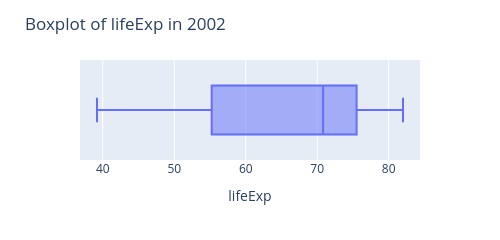
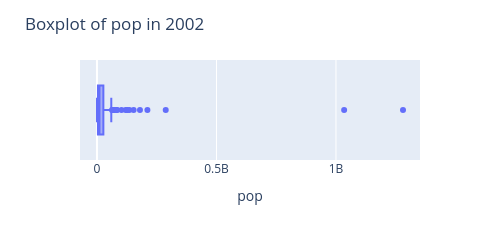
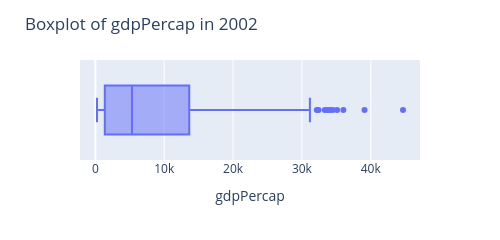

The notebook cell these images were saved under, in order:
### Code cell
# boxplots give a complementary view (median, IQR, outliers)
for col in ['lifeExp', 'pop', 'gdpPercap']:
    fig = px.box(data2002, x=col, hover_name='country', points='outliers')
    fig.update_layout(width=500, height=220, title=f'Boxplot of {col} in 2002')
    fig.show()

### Figure 1 — Plotly figure (JSON) as saved in the notebook; plotly's stock layout.template omitted (floating-point values rounded to 4 significant figures; data arrays with more than 128 entries replaced by an {"elided": "..."} marker saying what was removed)
{"data": [{"alignmentgroup": "True", "boxpoints": "outliers", "hovertemplate": "<b>%{hovertext}</b><br><br>lifeExp=%{x}<extra></extra>", "hovertext": {"elided": "142 str values"}, "legendgroup": "", "marker": {"color": "#636efa"}, "name": "", "notched": false, "offsetgroup": "", "orientation": "h", "showlegend": false, "type": "box", "x": {"elided": "142 float values"}, "x0": " ", "xaxis": "x", "y0": " ", "yaxis": "y"}], "layout": {"boxmode": "group", "height": 220, "legend": {"tracegroupgap": 0}, "margin": {"t": 60}, "title": {"text": "Boxplot of lifeExp in 2002"}, "width": 500, "xaxis": {"anchor": "y", "domain": [0, 1], "title": {"text": "lifeExp"}}, "yaxis": {"anchor": "x", "domain": [0, 1]}}}

### Figure 2 — Plotly figure (JSON) as saved in the notebook; plotly's stock layout.template omitted (floating-point values rounded to 4 significant figures; data arrays with more than 128 entries replaced by an {"elided": "..."} marker saying what was removed)
{"data": [{"alignmentgroup": "True", "boxpoints": "outliers", "hovertemplate": "<b>%{hovertext}</b><br><br>pop=%{x}<extra></extra>", "hovertext": {"elided": "142 str values"}, "legendgroup": "", "marker": {"color": "#636efa"}, "name": "", "notched": false, "offsetgroup": "", "orientation": "h", "showlegend": false, "type": "box", "x": {"elided": "142 int values"}, "x0": " ", "xaxis": "x", "y0": " ", "yaxis": "y"}], "layout": {"boxmode": "group", "height": 220, "legend": {"tracegroupgap": 0}, "margin": {"t": 60}, "title": {"text": "Boxplot of pop in 2002"}, "width": 500, "xaxis": {"anchor": "y", "domain": [0, 1], "title": {"text": "pop"}}, "yaxis": {"anchor": "x", "domain": [0, 1]}}}

### Figure 3 — Plotly figure (JSON) as saved in the notebook; plotly's stock layout.template omitted (floating-point values rounded to 4 significant figures; data arrays with more than 128 entries replaced by an {"elided": "..."} marker saying what was removed)
{"data": [{"alignmentgroup": "True", "boxpoints": "outliers", "hovertemplate": "<b>%{hovertext}</b><br><br>gdpPercap=%{x}<extra></extra>", "hovertext": {"elided": "142 str values"}, "legendgroup": "", "marker": {"color": "#636efa"}, "name": "", "notched": false, "offsetgroup": "", "orientation": "h", "showlegend": false, "type": "box", "x": {"elided": "142 float values"}, "x0": " ", "xaxis": "x", "y0": " ", "yaxis": "y"}], "layout": {"boxmode": "group", "height": 220, "legend": {"tracegroupgap": 0}, "margin": {"t": 60}, "title": {"text": "Boxplot of gdpPercap in 2002"}, "width": 500, "xaxis": {"anchor": "y", "domain": [0, 1], "title": {"text": "gdpPercap"}}, "yaxis": {"anchor": "x", "domain": [0, 1]}}}
